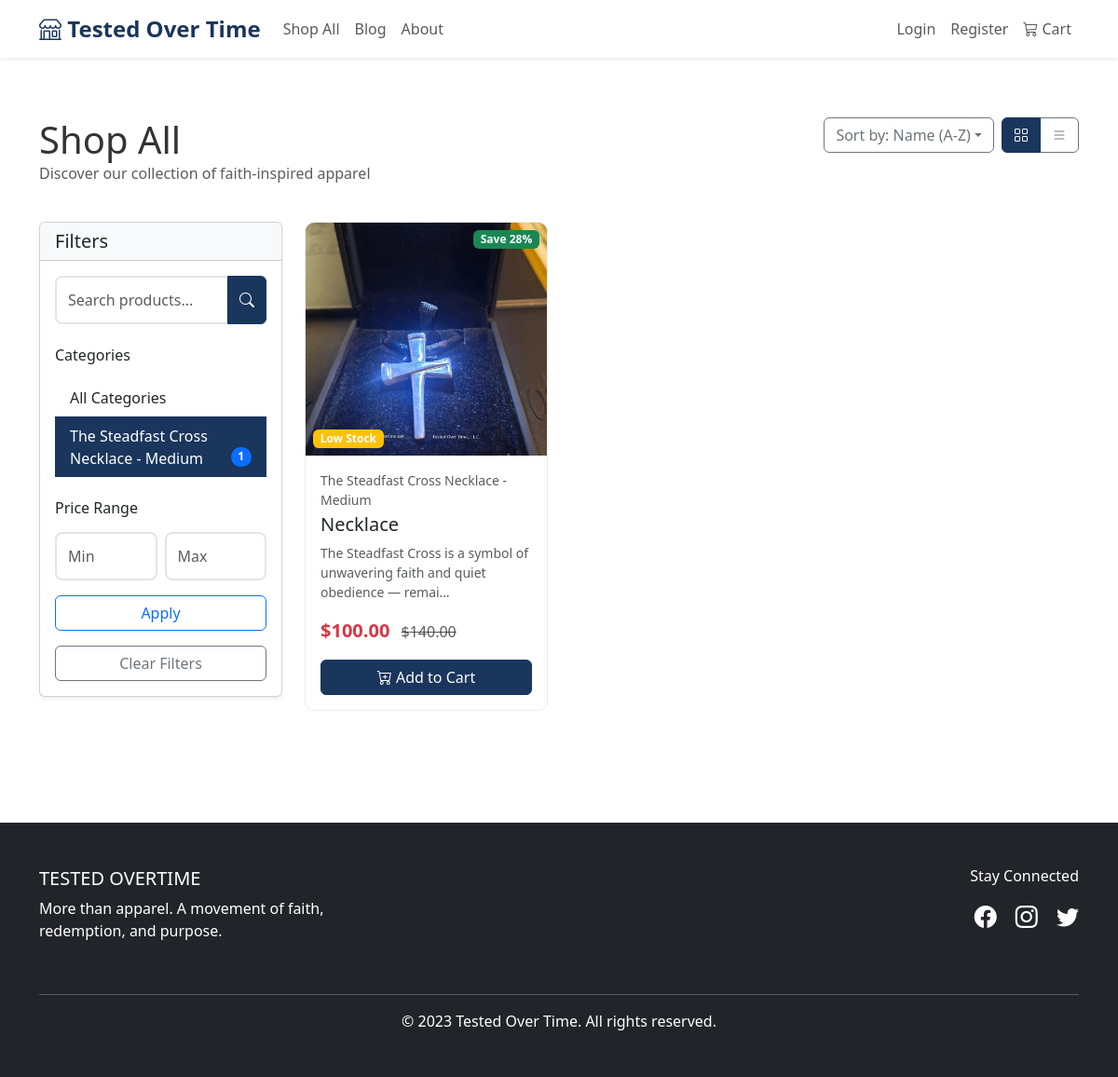
/products/?category=necklace, run on the app's committed database.
### shop/models.py (models this page shows, shortened)
class Category(models.Model):
    name = models.CharField(max_length=200)
    slug = models.SlugField(unique=True)
    description = models.TextField(blank=True)
    image = models.ImageField(upload_to='categories/', blank=True)
    is_active = models.BooleanField(default=True)
    created_at = models.DateTimeField(auto_now_add=True)
    updated_at = models.DateTimeField(auto_now=True)
    class Meta:
        verbose_name_plural = "Categories"
        ordering = ['name']

class Product(models.Model):
    SIZE_CHOICES = [
        ('XS', 'Extra Small'),
        ('S', 'Small'),
        ('M', 'Medium'),
        ('L', 'Large'),
        ('XL', 'Extra Large'),
        ('XXL', '2X Large'),
    ]
    COLOR_CHOICES = [
        ('RED', 'Red'),
        ('BLUE', 'Blue'),
        ('GREEN', 'Green'),
        ('BLACK', 'Black'),
        ('WHITE', 'White'),
        ('GRAY', 'Gray'),
        ('NAVY', 'Navy'),
        ('BROWN', 'Brown'),
    ]
    name = models.CharField(max_length=200)
    slug = models.SlugField(unique=True)
    description = models.TextField()
    category = models.ForeignKey(Category, on_delete=models.CASCADE, related_name='products')
    price = models.DecimalField(max_digits=10, decimal_places=2)
    discount_price = models.DecimalField(max_digits=10, decimal_places=2, null=True, blank=True)
    size = models.CharField(max_length=10, choices=SIZE_CHOICES, blank=True)
    color = models.CharField(max_length=20, choices=COLOR_CHOICES, blank=True)
    sku = models.CharField(max_length=100, unique=True)
    stock = models.IntegerField(default=0)
    is_active = models.BooleanField(default=True)
    is_featured = models.BooleanField(default=False)
    created_at = models.DateTimeField(auto_now_add=True)
    updated_at = models.DateTimeField(auto_now=True)
    @property
    def discount_percentage(self):
        if self.discount_price and self.price > 0:
            return int(((self.price - self.discount_price) / self.price) * 100)
        return 0

class ProductImage(models.Model):
    product = models.ForeignKey(Product, on_delete=models.CASCADE, related_name='images')
    image = models.ImageField(upload_to='products/')
    is_primary = models.BooleanField(default=False)
    alt_text = models.CharField(max_length=200, blank=True)
    order = models.IntegerField(default=0)
    class Meta:
        ordering = ['order', 'id']

### shop/views.py (the view)
# urls.py: path('products/', views.ProductListView.as_view(), name='product_list'),
class ProductListView(ListView):
    model = Product
    template_name = 'shop/product_list.html'
    context_object_name = 'products'
    paginate_by = 12
    def get_queryset(self):
        queryset = Product.objects.filter(is_active=True)
        category_slug = self.request.GET.get('category')
        if category_slug:
            category = get_object_or_404(Category, slug=category_slug)
            queryset = queryset.filter(category=category)
        query = self.request.GET.get('q')
        if query:
            queryset = queryset.filter(
                Q(name__icontains=query) |
                Q(description__icontains=query)
            )
        sort_by = self.request.GET.get('sort', 'name')
        if sort_by == 'price_low':
            queryset = queryset.order_by('price')
        elif sort_by == 'price_high':
            queryset = queryset.order_by('-price')
        elif sort_by == 'newest':
            queryset = queryset.order_by('-created_at')
        else:
            queryset = queryset.order_by('name')
        return queryset
    def get_context_data(self, **kwargs):
        context = super().get_context_data(**kwargs)
        context['categories'] = Category.objects.filter(is_active=True)
        context['selected_category'] = self.request.GET.get('category')
        context['search_query'] = self.request.GET.get('q', '')
        sort_by = self.request.GET.get('sort', 'name')
        sort_labels = {
            'name': 'Name (A-Z)',
            'price_low': 'Price: Low to High',
            'price_high': 'Price: High to Low',
            'newest': 'Newest First'
        }
        context['sort_label'] = sort_labels.get(sort_by, 'Name (A-Z)')
        return context

### shop/cart.py (called while the page is built)
    def get_total_items(self):
        return sum(item['quantity'] for item in self.cart.values())

    def get_subtotal(self):
        return sum(Decimal(item['price']) * item['quantity'] for item in self.cart.values())

### shop/context_processors.py (called while the page is built)
def cart_items_count(request):
    cart = Cart(request)
    return {
        'cart_items_count': cart.get_total_items(),
        'cart_subtotal': cart.get_subtotal(),
    }

### templates/shop/product_list.html (shortened to what this page needs)
{% extends 'base.html' %}
{% load static %}
{% block content %}
<div class="container py-4">
    <div class="row mb-4">
        <div class="col-md-6">
            <h1 class="mb-0">Shop All</h1>
            <p class="text-muted">Discover our collection of faith-inspired apparel</p>
        </div>
        <div class="col-md-6">
            <div class="d-flex justify-content-md-end">
                <div class="dropdown me-2">
                    <button class="btn btn-outline-secondary dropdown-toggle" type="button" data-bs-toggle="dropdown">
                    </button>
                </div>
                <div class="btn-group" role="group">
                    <button type="button" class="btn btn-outline-secondary active" id="gridView">
                        <i class="bi bi-grid"></i>
                    </button>
                    <button type="button" class="btn btn-outline-secondary" id="listView">
                        <i class="bi bi-list"></i>
                    </button>
                </div>
            </div>
        </div>
    </div>
    <div class="row">
        <div class="col-lg-3 mb-4">
            <div class="card shadow-sm">
                <div class="card-header bg-light">
                    <h5 class="mb-0">Filters</h5>
                </div>
                <div class="card-body">
                    <form method="get" class="mb-4">
                        <div class="input-group">
                            <input type="text"
                                   class="form-control"
                                   name="q"
                                   placeholder="Search products..."
                                   value="{{ search_query }}">
                            <button class="btn btn-primary" type="submit">
                                <i class="bi bi-search"></i>
                            </button>
                        </div>
                    </form>
                    <h6 class="mb-3">Categories</h6>
                    <div class="list-group list-group-flush">
                        <a href="{% url 'shop:product_list' %}"
                           class="list-group-item list-group-item-action {% if not selected_category %}active{% endif %}">
                            All Categories
                        </a>
                        {% for category in categories %}
                        <a href="{% url 'shop:product_list' %}?category={{ category.slug }}"
                           class="list-group-item list-group-item-action {% if selected_category == category.slug %}active{% endif %}">
                            {{ category.name }}
                            <span class="badge bg-primary rounded-pill float-end">{{ category.products.count }}</span>
                        </a>
                        {% endfor %}
                    </div>
                    <h6 class="mt-4 mb-3">Price Range</h6>
                    <form method="get">
                        <div class="row g-2 mb-3">
                            <div class="col">
                                <input type="number"
                                       class="form-control"
                                       name="min_price"
                                       placeholder="Min"
                                       min="0">
                            </div>
                            <div class="col">
                                <input type="number"
                                       class="form-control"
                                       name="max_price"
                                       placeholder="Max"
                                       min="0">
                            </div>
                        </div>
                        <button type="submit" class="btn btn-outline-primary w-100">Apply</button>
                    </form>
                    {% if selected_category or search_query %}
                    <div class="mt-3">
                        <a href="{% url 'shop:product_list' %}" class="btn btn-outline-secondary w-100">
                            Clear Filters
                        </a>
                    </div>
                    {% endif %}
                </div>
            </div>
        </div>
        <div class="col-lg-9">
            {% if products %}
                <div class="row" id="productGrid">
                    {% for product in products %}
                    <div class="col-md-6 col-xl-4 mb-4">
                        <div class="card product-card h-100">
                            <div class="position-relative">
                                <img src="{% if product.images.first %}{{ product.images.first.image.url }}{% else %}{% static 'images/placeholder.jpg' %}{% endif %}"
                                     class="card-img-top"
                                     alt="{{ product.name }}"
                                     style="height: 250px; object-fit: cover;">
                                {% if product.discount_price %}
                                <span class="position-absolute top-0 end-0 badge bg-success m-2">
                                    Save {{ product.discount_percentage }}%
                                </span>
                                {% endif %}
                                {% if product.stock < 10 and product.stock > 0 %}
                                <span class="position-absolute bottom-0 start-0 badge bg-warning m-2">Low Stock</span>
                                {% endif %}
                            </div>
                            <div class="card-body d-flex flex-column">
                                <small class="text-muted mb-1">{{ product.category.name }}</small>
                                <h5 class="card-title">
                                    <a href="{% url 'shop:product_detail' product.slug %}" class="text-decoration-none text-dark">
                                        {{ product.name }}
                                    </a>
                                </h5>
                                <p class="card-text text-muted small flex-grow-1">
                                    {{ product.description|truncatechars:80 }}
                                </p>
                                <div class="mb-3">
                                    {% if product.discount_price %}
                                    <span class="text-danger fs-5 fw-bold">${{ product.discount_price }}</span>
                                    <span class="text-muted text-decoration-line-through ms-2">${{ product.price }}</span>
                                    {% else %}
                                    <span class="fs-5 fw-bold">${{ product.price }}</span>
                                    {% endif %}
                                </div>
                                <div class="d-flex gap-2 mt-auto">
                                    {% if product.stock > 0 %}
                                    <form method="post" action="{% url 'shop:add_to_cart' product.id %}" class="flex-grow-1">
                                        <button type="submit" class="btn btn-primary w-100">
                                            <i class="bi bi-cart-plus"></i> Add to Cart
                                        </button>
                                    </form>
                                    {% else %}
                                    <button class="btn btn-secondary w-100" disabled>
                                        Out of Stock
                                    </button>
                                    {% endif %}
                                </div>
                            </div>
                        </div>
                    </div>
                    {% endfor %}
                </div>
            {% endif %}
        </div>
    </div>
</div>
{% endblock %}

### static/css/style.css (style rules this page uses)
:root { --primary-color: #1a365d; --secondary-color: #e53e3e; --accent-color: #d69e2e; --light-bg: #f8f9fa; }
body { font-family: 'Segoe UI', Tahoma, Geneva, Verdana, sans-serif; color: #333; }
.product-card { transition: transform 0.3s, box-shadow 0.3s; border: 1px solid #dee2e6; border-radius: 10px; overflow: hidden; }
.card-img-top { height: 250px; object-fit: cover; }
.btn-primary { background-color: var(--primary-color); border-color: var(--primary-color); }
.form-control { padding: 12px; border-radius: 8px; border: 2px solid #e1e5e9; transition: all 0.3s; }

### templates/shop/product_list.html (style rules this page uses)
.product-card { transition: transform 0.3s, box-shadow 0.3s; border: 1px solid #e9ecef; }
.list-group-item.active { background-color: var(--primary-color); border-color: var(--primary-color); }
.btn-outline-secondary.active { background-color: var(--primary-color); border-color: var(--primary-color); color: white; }

### data on the page
Category: name "The Steadfast Cross Necklace - Medium", products.count "1"
Product: images.first.image (picture), discount_percentage "28", stock "Low Stock", category.name "The Steadfast Cross Necklace - Medium", name "Necklace", description "The Steadfast Cross is a symbol of unwavering faith and quiet obedience — remai…", discount_price "100.00", price "140.00"
